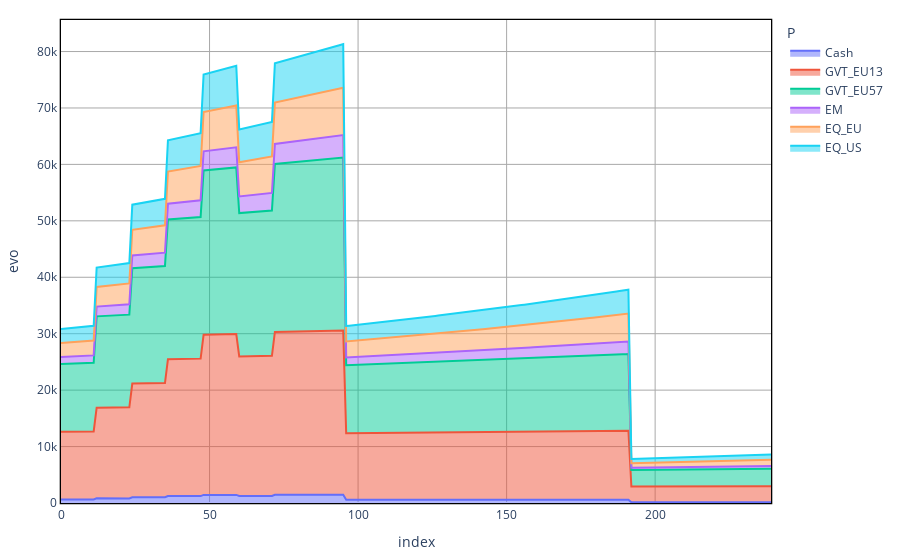
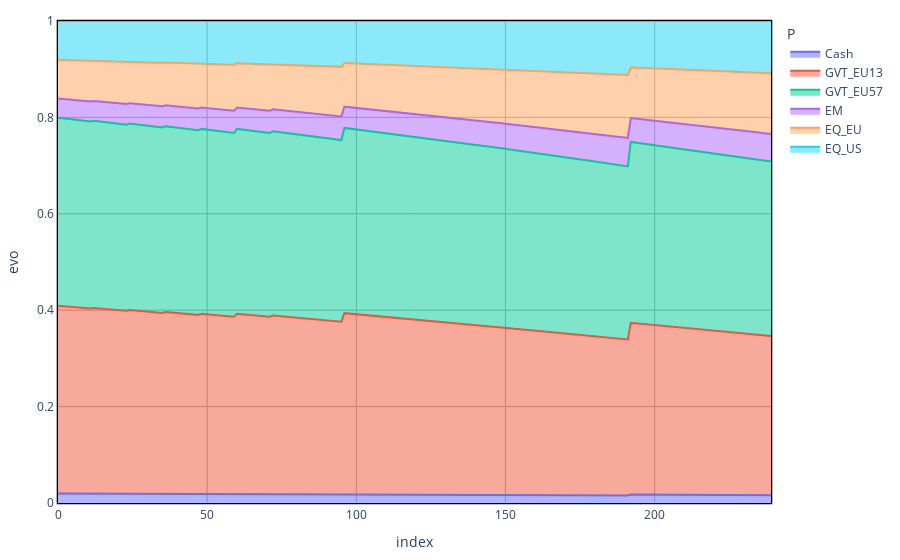

Notebook code cell kept with these figures, in order:
### Code cell
Scenario_mu = problem.Scenario_mu
#print([solution[l][n_scen].varValue for l in Lt])
Q_nscen = np.zeros(shape = (len(P),len(L)))
Q_ex_tot = np.zeros(shape = (len(P),len(L)))
Val_tl = {}
index = -1
At = sorted(list(problem.assets.period.values()))
label_period = [[k, v] for k,v in problem.assets.period.items()]
label_value = [[k, v] for k,v in problem.assets.value.items()]
period_value_df = pd.DataFrame(label_period, columns = ["Label", "Period"]).merge(pd.DataFrame(label_value, columns = ["Label", "Value"]))

for p in P:
    index = index+1
    Val_tl[p] = np.zeros(shape = (len(T), len(L)))
    for l in np.arange(len(L)):
        for t in np.arange(len(T)):
            if t < problem.liabilities.period[L[l]]:
                new_asset_label = period_value_df.loc[period_value_df.Period == t , "Label" ].values
                new_asset = [sol.asset_to_goal[a][L[l]][p] for a in new_asset_label]
                if t==0:
                    Val_tl[p][t,l] = sum(new_asset)*np.exp(Scenario_mu[p])
                else:
                    Val_tl[p][t,l] = (Val_tl[p][t-1,l] + sum(new_asset))*np.exp(Scenario_mu[p])

            elif t == problem.liabilities.period[L[l]]:
                Q_nscen[index,l] = Val_tl[p][t-1,l]



Val_end_t = {}
index = -1
for p in P:
    index = index+1
    Val_end_t[p] = np.zeros(shape = (len(T)))
    for t in np.arange(len(T)):
        ex_wealth = 0
        for l in np.arange(len(L)):
            if t == problem.liabilities.period[L[l]]:
                ex_wealth = ex_wealth + max(sum(Q_nscen[:,l]) - problem.liabilities.value_tg[L[l]], 0)

        new_asset_label = period_value_df.loc[period_value_df.Period == t , "Label" ].values
        new_asset = [sol.asset_to_exwealth[a][p] for a in new_asset_label]
        ex_wealth_p = ex_wealth*problem.user_portfolio[p]
        if t==0:
            Val_end_t[p][t] = sum(new_asset)*np.exp(Scenario_mu[p])
        else:
            Val_end_t[p][t] = (Val_end_t[p][t-1] + sum(new_asset) + ex_wealth_p)*np.exp(Scenario_mu[p])


Val_t = {}
for p in P:
    Val_t[p] = np.sum(Val_tl[p], axis = 1) + Val_end_t[p] 

AssetAllocationNominal = pd.DataFrame(Val_t)
AssetAllocationNominal[AssetAllocationNominal<0] = 0
AAN_perc = AssetAllocationNominal.divide(AssetAllocationNominal.sum(axis=1), axis=0)

AssetAllocationNominal = AssetAllocationNominal.reset_index()
AssetAllocationNominal = AssetAllocationNominal.melt(id_vars=['index'], var_name='P', value_name='evo')
plt = px.area(AssetAllocationNominal, x="index", y = "evo", color = "P")
plt = ALMc.standardized_chart(plt)
plt.show()

AAN_perc = AAN_perc.reset_index()
AAN_perc = AAN_perc.melt(id_vars=['index'], var_name='P', value_name='evo')
plt = px.area(AAN_perc, x="index", y = "evo", color = "P" )
plt.update_xaxes(range=[AAN_perc["index"].min(), AAN_perc["index"].max()])
plt.update_yaxes(range=[0, 1])
plt = ALMc.standardized_chart(plt)
plt.show()

### Figure 1 — Plotly figure (JSON) as saved in the notebook; plotly's stock layout.template omitted (floating-point values rounded to 4 significant figures; data arrays with more than 128 entries replaced by an {"elided": "..."} marker saying what was removed)
{"data": [{"hovertemplate": "P=Cash<br>index=%{x}<br>evo=%{y}<extra></extra>", "legendgroup": "Cash", "line": {"color": "#636efa"}, "mode": "lines", "name": "Cash", "orientation": "v", "showlegend": true, "stackgroup": "1", "type": "scatter", "x": {"elided": "240 int values"}, "xaxis": "x", "y": {"elided": "240 float values"}, "yaxis": "y"}, {"hovertemplate": "P=GVT_EU13<br>index=%{x}<br>evo=%{y}<extra></extra>", "legendgroup": "GVT_EU13", "line": {"color": "#EF553B"}, "mode": "lines", "name": "GVT_EU13", "orientation": "v", "showlegend": true, "stackgroup": "1", "type": "scatter", "x": {"elided": "240 int values"}, "xaxis": "x", "y": {"elided": "240 float values"}, "yaxis": "y"}, {"hovertemplate": "P=GVT_EU57<br>index=%{x}<br>evo=%{y}<extra></extra>", "legendgroup": "GVT_EU57", "line": {"color": "#00cc96"}, "mode": "lines", "name": "GVT_EU57", "orientation": "v", "showlegend": true, "stackgroup": "1", "type": "scatter", "x": {"elided": "240 int values"}, "xaxis": "x", "y": {"elided": "240 float values"}, "yaxis": "y"}, {"hovertemplate": "P=EM<br>index=%{x}<br>evo=%{y}<extra></extra>", "legendgroup": "EM", "line": {"color": "#ab63fa"}, "mode": "lines", "name": "EM", "orientation": "v", "showlegend": true, "stackgroup": "1", "type": "scatter", "x": {"elided": "240 int values"}, "xaxis": "x", "y": {"elided": "240 float values"}, "yaxis": "y"}, {"hovertemplate": "P=EQ_EU<br>index=%{x}<br>evo=%{y}<extra></extra>", "legendgroup": "EQ_EU", "line": {"color": "#FFA15A"}, "mode": "lines", "name": "EQ_EU", "orientation": "v", "showlegend": true, "stackgroup": "1", "type": "scatter", "x": {"elided": "240 int values"}, "xaxis": "x", "y": {"elided": "240 float values"}, "yaxis": "y"}, {"hovertemplate": "P=EQ_US<br>index=%{x}<br>evo=%{y}<extra></extra>", "legendgroup": "EQ_US", "line": {"color": "#19d3f3"}, "mode": "lines", "name": "EQ_US", "orientation": "v", "showlegend": true, "stackgroup": "1", "type": "scatter", "x": {"elided": "240 int values"}, "xaxis": "x", "y": {"elided": "240 float values"}, "yaxis": "y"}], "layout": {"legend": {"title": {"text": "P"}, "tracegroupgap": 0}, "margin": {"b": 20, "l": 20, "r": 20, "t": 20}, "paper_bgcolor": "white", "plot_bgcolor": "white", "showlegend": true, "xaxis": {"anchor": "y", "domain": [0, 1], "gridcolor": "darkgray", "gridwidth": 1, "linecolor": "black", "linewidth": 1.3, "mirror": true, "showgrid": true, "showline": true, "title": {"text": "index"}}, "yaxis": {"anchor": "x", "domain": [0, 1], "gridcolor": "darkgray", "gridwidth": 1, "linecolor": "black", "linewidth": 1.3, "mirror": true, "showgrid": true, "showline": true, "title": {"text": "evo"}}}}

### Figure 2 — Plotly figure (JSON) as saved in the notebook; plotly's stock layout.template omitted (floating-point values rounded to 4 significant figures; data arrays with more than 128 entries replaced by an {"elided": "..."} marker saying what was removed)
{"data": [{"hovertemplate": "P=Cash<br>index=%{x}<br>evo=%{y}<extra></extra>", "legendgroup": "Cash", "line": {"color": "#636efa"}, "mode": "lines", "name": "Cash", "orientation": "v", "showlegend": true, "stackgroup": "1", "type": "scatter", "x": {"elided": "240 int values"}, "xaxis": "x", "y": {"elided": "240 float values"}, "yaxis": "y"}, {"hovertemplate": "P=GVT_EU13<br>index=%{x}<br>evo=%{y}<extra></extra>", "legendgroup": "GVT_EU13", "line": {"color": "#EF553B"}, "mode": "lines", "name": "GVT_EU13", "orientation": "v", "showlegend": true, "stackgroup": "1", "type": "scatter", "x": {"elided": "240 int values"}, "xaxis": "x", "y": {"elided": "240 float values"}, "yaxis": "y"}, {"hovertemplate": "P=GVT_EU57<br>index=%{x}<br>evo=%{y}<extra></extra>", "legendgroup": "GVT_EU57", "line": {"color": "#00cc96"}, "mode": "lines", "name": "GVT_EU57", "orientation": "v", "showlegend": true, "stackgroup": "1", "type": "scatter", "x": {"elided": "240 int values"}, "xaxis": "x", "y": {"elided": "240 float values"}, "yaxis": "y"}, {"hovertemplate": "P=EM<br>index=%{x}<br>evo=%{y}<extra></extra>", "legendgroup": "EM", "line": {"color": "#ab63fa"}, "mode": "lines", "name": "EM", "orientation": "v", "showlegend": true, "stackgroup": "1", "type": "scatter", "x": {"elided": "240 int values"}, "xaxis": "x", "y": {"elided": "240 float values"}, "yaxis": "y"}, {"hovertemplate": "P=EQ_EU<br>index=%{x}<br>evo=%{y}<extra></extra>", "legendgroup": "EQ_EU", "line": {"color": "#FFA15A"}, "mode": "lines", "name": "EQ_EU", "orientation": "v", "showlegend": true, "stackgroup": "1", "type": "scatter", "x": {"elided": "240 int values"}, "xaxis": "x", "y": {"elided": "240 float values"}, "yaxis": "y"}, {"hovertemplate": "P=EQ_US<br>index=%{x}<br>evo=%{y}<extra></extra>", "legendgroup": "EQ_US", "line": {"color": "#19d3f3"}, "mode": "lines", "name": "EQ_US", "orientation": "v", "showlegend": true, "stackgroup": "1", "type": "scatter", "x": {"elided": "240 int values"}, "xaxis": "x", "y": {"elided": "240 float values"}, "yaxis": "y"}], "layout": {"legend": {"title": {"text": "P"}, "tracegroupgap": 0}, "margin": {"b": 20, "l": 20, "r": 20, "t": 20}, "paper_bgcolor": "white", "plot_bgcolor": "white", "showlegend": true, "xaxis": {"anchor": "y", "domain": [0, 1], "gridcolor": "darkgray", "gridwidth": 1, "linecolor": "black", "linewidth": 1.3, "mirror": true, "range": [0, 239], "showgrid": true, "showline": true, "title": {"text": "index"}}, "yaxis": {"anchor": "x", "domain": [0, 1], "gridcolor": "darkgray", "gridwidth": 1, "linecolor": "black", "linewidth": 1.3, "mirror": true, "range": [0, 1], "showgrid": true, "showline": true, "title": {"text": "evo"}}}}
